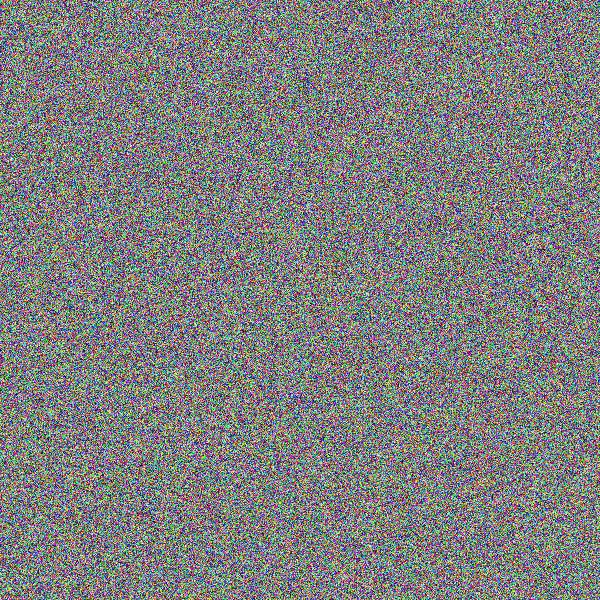
#> input picture chaosGenerator/Tests/finalImage.jpg, 600 x 600 px
$ python hist2.py
#> lines starting #> are read from the running program, lines starting #| are printed output that depends on the picture
#!/usr/bin/env python3
# -*- coding: utf-8 -*-
"""
Created on Mon Sep 16 14:59:18 2019

@author: alem
"""

import cv2
from matplotlib import pyplot as plt
img = cv2.imread('finalImage.jpg',0)
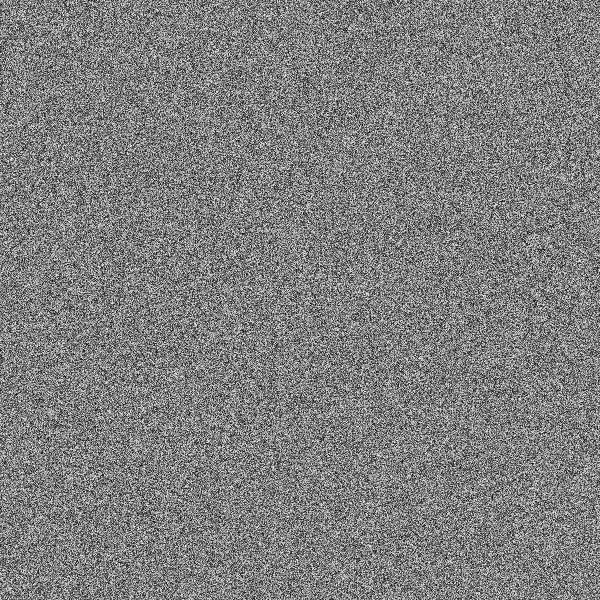
#> img: shape (600, 600); min 0, max 255, mean 126.9

# alternative way to find histogram of an image
plt.hist(img.ravel(),256,[0,256])
plt.show()
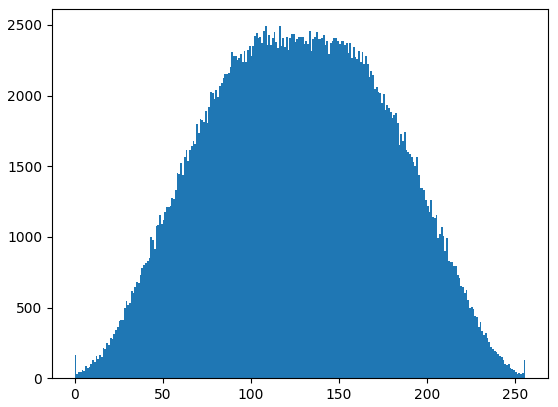
#> figure drawn by matplotlib, 1 panel; tallest bar 2491 high, from x = 116 to 117
